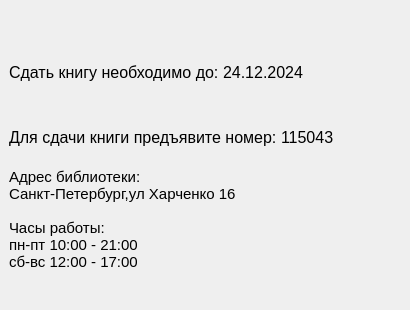
<?xml version="1.0" encoding="UTF-8"?>
<ui version="4.0">
 <class>GetPrintBookForm</class>
 <widget class="QMainWindow" name="GetPrintBookForm">
  <property name="geometry">
   <rect>
    <x>0</x>
    <y>0</y>
    <width>410</width>
    <height>310</height>
   </rect>
  </property>
  <property name="sizePolicy">
   <sizepolicy hsizetype="Fixed" vsizetype="Fixed">
    <horstretch>0</horstretch>
    <verstretch>0</verstretch>
   </sizepolicy>
  </property>
  <property name="minimumSize">
   <size>
    <width>410</width>
    <height>310</height>
   </size>
  </property>
  <property name="maximumSize">
   <size>
    <width>410</width>
    <height>310</height>
   </size>
  </property>
  <property name="cursor">
   <cursorShape>ArrowCursor</cursorShape>
  </property>
  <property name="windowTitle">
   <string>Бронирование</string>
  </property>
  <widget class="QWidget" name="centralwidget">
   <property name="sizePolicy">
    <sizepolicy hsizetype="Fixed" vsizetype="Fixed">
     <horstretch>0</horstretch>
     <verstretch>0</verstretch>
    </sizepolicy>
   </property>
   <property name="minimumSize">
    <size>
     <width>410</width>
     <height>310</height>
    </size>
   </property>
   <property name="maximumSize">
    <size>
     <width>410</width>
     <height>310</height>
    </size>
   </property>
   <layout class="QVBoxLayout" name="verticalLayout">
    <item>
     <widget class="QStackedWidget" name="stackedWidget">
      <property name="font">
       <font>
        <hintingpreference>PreferDefaultHinting</hintingpreference>
       </font>
      </property>
      <property name="frameShape">
       <enum>QFrame::NoFrame</enum>
      </property>
      <property name="frameShadow">
       <enum>QFrame::Sunken</enum>
      </property>
      <property name="currentIndex">
       <number>1</number>
      </property>
      <widget class="QWidget" name="reservPage">
       <layout class="QGridLayout" name="reservPageLayout">
        <property name="topMargin">
         <number>30</number>
        </property>
        <item row="0" column="0" colspan="2">
         <widget class="QLabel" name="reservationText">
          <property name="sizePolicy">
           <sizepolicy hsizetype="Preferred" vsizetype="Fixed">
            <horstretch>0</horstretch>
            <verstretch>0</verstretch>
           </sizepolicy>
          </property>
          <property name="font">
           <font>
            <pointsize>12</pointsize>
            <hintingpreference>PreferDefaultHinting</hintingpreference>
           </font>
          </property>
          <property name="text">
           <string>Бронирование книги осуществляется на 8 дней, включая текущий</string>
          </property>
          <property name="alignment">
           <set>Qt::AlignLeading|Qt::AlignLeft|Qt::AlignTop</set>
          </property>
          <property name="wordWrap">
           <bool>true</bool>
          </property>
         </widget>
        </item>
        <item row="3" column="1">
         <widget class="QPushButton" name="cancelBtn">
          <property name="sizePolicy">
           <sizepolicy hsizetype="Expanding" vsizetype="Expanding">
            <horstretch>0</horstretch>
            <verstretch>0</verstretch>
           </sizepolicy>
          </property>
          <property name="maximumSize">
           <size>
            <width>16777215</width>
            <height>40</height>
           </size>
          </property>
          <property name="font">
           <font>
            <pointsize>11</pointsize>
            <hintingpreference>PreferDefaultHinting</hintingpreference>
           </font>
          </property>
          <property name="cursor">
           <cursorShape>PointingHandCursor</cursorShape>
          </property>
          <property name="text">
           <string>отмена</string>
          </property>
         </widget>
        </item>
        <item row="3" column="0">
         <widget class="QPushButton" name="confirmBtn">
          <property name="sizePolicy">
           <sizepolicy hsizetype="Expanding" vsizetype="Expanding">
            <horstretch>0</horstretch>
            <verstretch>0</verstretch>
           </sizepolicy>
          </property>
          <property name="minimumSize">
           <size>
            <width>0</width>
            <height>0</height>
           </size>
          </property>
          <property name="maximumSize">
           <size>
            <width>16777215</width>
            <height>40</height>
           </size>
          </property>
          <property name="font">
           <font>
            <pointsize>11</pointsize>
            <hintingpreference>PreferDefaultHinting</hintingpreference>
           </font>
          </property>
          <property name="cursor">
           <cursorShape>PointingHandCursor</cursorShape>
          </property>
          <property name="text">
           <string>Подвердить</string>
          </property>
         </widget>
        </item>
        <item row="1" column="0">
         <widget class="QLabel" name="addrTimeText">
          <property name="font">
           <font>
            <pointsize>11</pointsize>
            <hintingpreference>PreferDefaultHinting</hintingpreference>
           </font>
          </property>
          <property name="text">
           <string>Адрес библиотеки:
Санкт-Петербург,ул Харченко 16

Часы работы:
пн-пт 10:00 - 21:00
сб-вс 12:00 - 17:00</string>
          </property>
          <property name="alignment">
           <set>Qt::AlignLeading|Qt::AlignLeft|Qt::AlignVCenter</set>
          </property>
         </widget>
        </item>
       </layout>
      </widget>
      <widget class="QWidget" name="returnPage">
       <layout class="QGridLayout" name="gridLayout">
        <property name="leftMargin">
         <number>0</number>
        </property>
        <property name="topMargin">
         <number>15</number>
        </property>
        <property name="rightMargin">
         <number>0</number>
        </property>
        <property name="bottomMargin">
         <number>30</number>
        </property>
        <item row="0" column="0">
         <layout class="QHBoxLayout" name="retBookDateLayout">
          <property name="spacing">
           <number>0</number>
          </property>
          <item alignment="Qt::AlignLeft|Qt::AlignVCenter">
           <widget class="QLabel" name="retBookDateText">
            <property name="sizePolicy">
             <sizepolicy hsizetype="Preferred" vsizetype="Fixed">
              <horstretch>0</horstretch>
              <verstretch>0</verstretch>
             </sizepolicy>
            </property>
            <property name="font">
             <font>
              <pointsize>12</pointsize>
              <hintingpreference>PreferDefaultHinting</hintingpreference>
             </font>
            </property>
            <property name="text">
             <string>Сдать книгу необходимо до: </string>
            </property>
            <property name="alignment">
             <set>Qt::AlignLeading|Qt::AlignLeft|Qt::AlignTop</set>
            </property>
            <property name="wordWrap">
             <bool>false</bool>
            </property>
           </widget>
          </item>
          <item alignment="Qt::AlignVCenter">
           <widget class="QLabel" name="retBookDate">
            <property name="font">
             <font>
              <pointsize>12</pointsize>
              <hintingpreference>PreferDefaultHinting</hintingpreference>
             </font>
            </property>
            <property name="text">
             <string>24.12.2024</string>
            </property>
           </widget>
          </item>
         </layout>
        </item>
        <item row="1" column="0">
         <layout class="QHBoxLayout" name="retUserCodeLayout">
          <property name="spacing">
           <number>0</number>
          </property>
          <property name="bottomMargin">
           <number>15</number>
          </property>
          <item>
           <widget class="QLabel" name="retUserCodeText">
            <property name="sizePolicy">
             <sizepolicy hsizetype="Preferred" vsizetype="Fixed">
              <horstretch>0</horstretch>
              <verstretch>0</verstretch>
             </sizepolicy>
            </property>
            <property name="font">
             <font>
              <pointsize>12</pointsize>
              <hintingpreference>PreferDefaultHinting</hintingpreference>
             </font>
            </property>
            <property name="text">
             <string>Для сдачи книги предъявите номер: </string>
            </property>
           </widget>
          </item>
          <item>
           <widget class="QLabel" name="retUserCode">
            <property name="sizePolicy">
             <sizepolicy hsizetype="Expanding" vsizetype="Fixed">
              <horstretch>0</horstretch>
              <verstretch>0</verstretch>
             </sizepolicy>
            </property>
            <property name="font">
             <font>
              <pointsize>12</pointsize>
              <hintingpreference>PreferDefaultHinting</hintingpreference>
             </font>
            </property>
            <property name="text">
             <string>115043</string>
            </property>
           </widget>
          </item>
         </layout>
        </item>
        <item row="2" column="0">
         <widget class="QLabel" name="retAddrTimeTextSuccess">
          <property name="font">
           <font>
            <pointsize>11</pointsize>
            <hintingpreference>PreferDefaultHinting</hintingpreference>
           </font>
          </property>
          <property name="text">
           <string>Адрес библиотеки:
Санкт-Петербург,ул Харченко 16

Часы работы:
пн-пт 10:00 - 21:00
сб-вс 12:00 - 17:00</string>
          </property>
          <property name="alignment">
           <set>Qt::AlignLeading|Qt::AlignLeft|Qt::AlignVCenter</set>
          </property>
         </widget>
        </item>
       </layout>
      </widget>
      <widget class="QWidget" name="successPage">
       <layout class="QVBoxLayout" name="successPageLayout">
        <property name="spacing">
         <number>25</number>
        </property>
        <property name="leftMargin">
         <number>0</number>
        </property>
        <property name="topMargin">
         <number>30</number>
        </property>
        <property name="rightMargin">
         <number>0</number>
        </property>
        <property name="bottomMargin">
         <number>25</number>
        </property>
        <item>
         <layout class="QHBoxLayout" name="reservationLayoutSuccess">
          <property name="spacing">
           <number>0</number>
          </property>
          <item alignment="Qt::AlignLeft|Qt::AlignVCenter">
           <widget class="QLabel" name="reservationTextSuccess">
            <property name="sizePolicy">
             <sizepolicy hsizetype="Preferred" vsizetype="Fixed">
              <horstretch>0</horstretch>
              <verstretch>0</verstretch>
             </sizepolicy>
            </property>
            <property name="font">
             <font>
              <pointsize>12</pointsize>
              <hintingpreference>PreferDefaultHinting</hintingpreference>
             </font>
            </property>
            <property name="text">
             <string>Бронирование книги осуществляется до: </string>
            </property>
            <property name="alignment">
             <set>Qt::AlignLeading|Qt::AlignLeft|Qt::AlignTop</set>
            </property>
            <property name="wordWrap">
             <bool>false</bool>
            </property>
           </widget>
          </item>
          <item alignment="Qt::AlignVCenter">
           <widget class="QLabel" name="reservationDateSuccess">
            <property name="font">
             <font>
              <pointsize>12</pointsize>
              <hintingpreference>PreferDefaultHinting</hintingpreference>
             </font>
            </property>
            <property name="text">
             <string>24.12.2024</string>
            </property>
           </widget>
          </item>
         </layout>
        </item>
        <item>
         <layout class="QHBoxLayout" name="userCodeLayoutSuccess">
          <property name="spacing">
           <number>0</number>
          </property>
          <item>
           <widget class="QLabel" name="codeText">
            <property name="sizePolicy">
             <sizepolicy hsizetype="Preferred" vsizetype="Fixed">
              <horstretch>0</horstretch>
              <verstretch>0</verstretch>
             </sizepolicy>
            </property>
            <property name="font">
             <font>
              <pointsize>12</pointsize>
              <hintingpreference>PreferDefaultHinting</hintingpreference>
             </font>
            </property>
            <property name="text">
             <string>Для получения книги предъвите номер: </string>
            </property>
           </widget>
          </item>
          <item>
           <widget class="QLabel" name="userCode">
            <property name="sizePolicy">
             <sizepolicy hsizetype="Expanding" vsizetype="Fixed">
              <horstretch>0</horstretch>
              <verstretch>0</verstretch>
             </sizepolicy>
            </property>
            <property name="font">
             <font>
              <pointsize>12</pointsize>
              <hintingpreference>PreferDefaultHinting</hintingpreference>
             </font>
            </property>
            <property name="text">
             <string>115043</string>
            </property>
           </widget>
          </item>
         </layout>
        </item>
        <item>
         <widget class="QLabel" name="addrTimeTextSuccess">
          <property name="font">
           <font>
            <pointsize>11</pointsize>
            <hintingpreference>PreferDefaultHinting</hintingpreference>
           </font>
          </property>
          <property name="text">
           <string>Адрес библиотеки:
Санкт-Петербург,ул Харченко 16

Часы работы:
пн-пт 10:00 - 21:00
сб-вс 12:00 - 17:00</string>
          </property>
          <property name="alignment">
           <set>Qt::AlignLeading|Qt::AlignLeft|Qt::AlignVCenter</set>
          </property>
         </widget>
        </item>
       </layout>
      </widget>
      <widget class="QWidget" name="errorPage">
       <layout class="QVBoxLayout" name="errorPageLayout">
        <property name="topMargin">
         <number>40</number>
        </property>
        <property name="bottomMargin">
         <number>40</number>
        </property>
        <item>
         <widget class="QLabel" name="mainText">
          <property name="sizePolicy">
           <sizepolicy hsizetype="Expanding" vsizetype="Preferred">
            <horstretch>0</horstretch>
            <verstretch>0</verstretch>
           </sizepolicy>
          </property>
          <property name="font">
           <font>
            <pointsize>16</pointsize>
            <hintingpreference>PreferDefaultHinting</hintingpreference>
           </font>
          </property>
          <property name="text">
           <string>Не удалось забронировать книгу</string>
          </property>
          <property name="alignment">
           <set>Qt::AlignCenter</set>
          </property>
         </widget>
        </item>
        <item>
         <widget class="QLabel" name="errorText">
          <property name="sizePolicy">
           <sizepolicy hsizetype="Expanding" vsizetype="MinimumExpanding">
            <horstretch>0</horstretch>
            <verstretch>0</verstretch>
           </sizepolicy>
          </property>
          <property name="font">
           <font>
            <pointsize>16</pointsize>
            <hintingpreference>PreferDefaultHinting</hintingpreference>
           </font>
          </property>
          <property name="text">
           <string>К сожалению все книги разобраны</string>
          </property>
          <property name="alignment">
           <set>Qt::AlignCenter</set>
          </property>
          <property name="wordWrap">
           <bool>true</bool>
          </property>
         </widget>
        </item>
       </layout>
      </widget>
     </widget>
    </item>
   </layout>
  </widget>
 </widget>
 <resources/>
 <connections/>
</ui>
